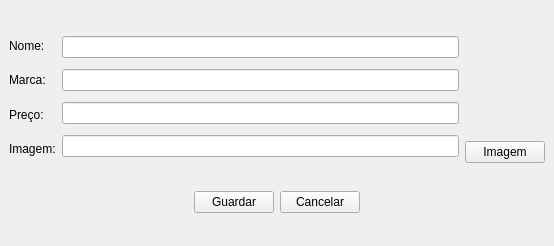
<?xml version="1.0" encoding="UTF-8"?>
<ui version="4.0">
 <class>MainWindow</class>
 <widget class="QMainWindow" name="MainWindow">
  <property name="geometry">
   <rect>
    <x>0</x>
    <y>0</y>
    <width>554</width>
    <height>246</height>
   </rect>
  </property>
  <property name="windowTitle">
   <string>MainWindow</string>
  </property>
  <property name="styleSheet">
   <string notr="true">font: 14pt &quot;Microsoft YaHei&quot;;</string>
  </property>
  <widget class="QWidget" name="centralwidget">
   <layout class="QGridLayout" name="gridLayout">
    <item row="1" column="0">
     <layout class="QHBoxLayout" name="horizontalLayout_2">
      <item>
       <spacer name="horizontalSpacer">
        <property name="orientation">
         <enum>Qt::Horizontal</enum>
        </property>
        <property name="sizeHint" stdset="0">
         <size>
          <width>40</width>
          <height>20</height>
         </size>
        </property>
       </spacer>
      </item>
      <item>
       <widget class="QPushButton" name="novo_guardar_pushButton">
        <property name="text">
         <string>Guardar</string>
        </property>
       </widget>
      </item>
      <item>
       <widget class="QPushButton" name="novo_cancelar_pushButton">
        <property name="text">
         <string>Cancelar</string>
        </property>
       </widget>
      </item>
      <item>
       <spacer name="horizontalSpacer_2">
        <property name="orientation">
         <enum>Qt::Horizontal</enum>
        </property>
        <property name="sizeHint" stdset="0">
         <size>
          <width>40</width>
          <height>20</height>
         </size>
        </property>
       </spacer>
      </item>
     </layout>
    </item>
    <item row="0" column="0">
     <layout class="QHBoxLayout" name="horizontalLayout">
      <item>
       <layout class="QVBoxLayout" name="verticalLayout">
        <item>
         <widget class="QLabel" name="label">
          <property name="text">
           <string>Nome:</string>
          </property>
         </widget>
        </item>
        <item>
         <widget class="QLabel" name="label_2">
          <property name="text">
           <string>Marca:</string>
          </property>
         </widget>
        </item>
        <item>
         <widget class="QLabel" name="label_3">
          <property name="text">
           <string>Preço:</string>
          </property>
         </widget>
        </item>
        <item>
         <widget class="QLabel" name="label_4">
          <property name="text">
           <string>Imagem:</string>
          </property>
         </widget>
        </item>
       </layout>
      </item>
      <item>
       <layout class="QVBoxLayout" name="verticalLayout_2">
        <item>
         <widget class="QLineEdit" name="novo_nome_lineEdit"/>
        </item>
        <item>
         <widget class="QLineEdit" name="novo_marca_lineEdit"/>
        </item>
        <item>
         <widget class="QLineEdit" name="novo_preco_lineEdit"/>
        </item>
        <item>
         <widget class="QLineEdit" name="novo_imagem_lineEdit"/>
        </item>
       </layout>
      </item>
      <item>
       <layout class="QVBoxLayout" name="verticalLayout_3">
        <item>
         <spacer name="verticalSpacer">
          <property name="orientation">
           <enum>Qt::Vertical</enum>
          </property>
          <property name="sizeType">
           <enum>QSizePolicy::Fixed</enum>
          </property>
          <property name="sizeHint" stdset="0">
           <size>
            <width>20</width>
            <height>110</height>
           </size>
          </property>
         </spacer>
        </item>
        <item>
         <widget class="QPushButton" name="novo_imagem_pushButton">
          <property name="text">
           <string>Imagem</string>
          </property>
         </widget>
        </item>
       </layout>
      </item>
     </layout>
    </item>
   </layout>
  </widget>
 </widget>
 <resources/>
 <connections/>
</ui>
